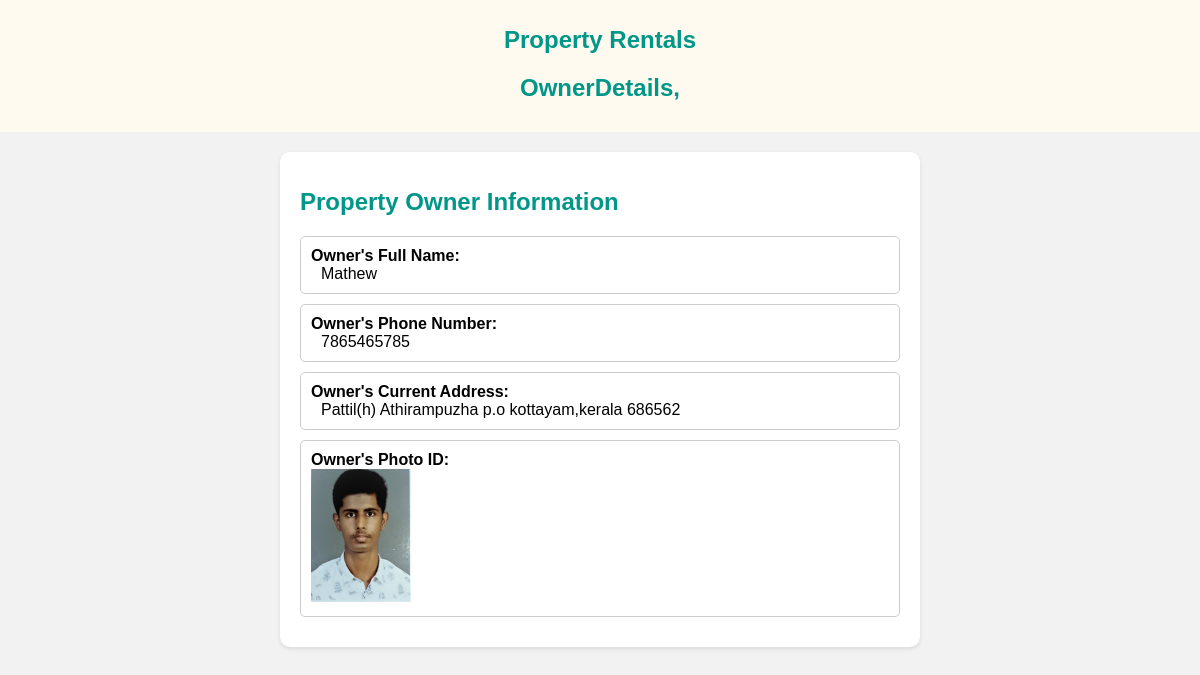
The page /ownerinfo/8/ on the database its author committed.
### rental/models.py (models this page shows, shortened)
class UserProfile(models.Model):
    user = models.OneToOneField(get_user_model(), on_delete=models.CASCADE)
    full_name = models.CharField(max_length=255, null=True, blank=True)
    date_of_birth = models.DateField(null=True, blank=True)
    gender = models.CharField(max_length=10, null=True, blank=True)
    phone_number = models.CharField(max_length=15, null=True, blank=True)
    current_address = models.CharField(max_length=255, null=True, blank=True)
    photo_id = models.FileField(upload_to='photo_ids/', null=True, blank=True)

### rental/views.py (the view)
# urls.py: path('ownerinfo/<int:property_id>/', views.ownerinfo, name='ownerinfo'),
def ownerinfo(request, property_id):
    property = get_object_or_404(Property, pk=property_id)
    owner_profile = UserProfile.objects.get(user=property.property_owner)
    context = {
        "property": property,
        "owner_profile": owner_profile,
    }
    return render(request, "ownerinfo.html", context)

### templates/ownerinfo.html (shortened to what this page needs)
{% load static %}
<!DOCTYPE html>
<html lang="en">
<head>
</head>
<body>
    <header>
        <h1>Property Rentals</h1>
        <h2>OwnerDetails, {{ request.session.username }}</h2>
    </header>
    <div class="container">
        <h1>Property Owner Information</h1>
        <div class="user-details">
            <div class="label">Owner's Full Name:</div>
            <div class="value">{{ owner_profile.full_name }}</div>
        </div>
        <div class="user-details">
            <div class="label">Owner's Phone Number:</div>
            <div class="value">{{ owner_profile.phone_number }}</div>
        </div>
        <div class="user-details">
            <div class="label">Owner's Current Address:</div>
            <div class="value">{{ owner_profile.current_address }}</div>
        </div>
        <div class="user-details">
            <div class="label">Owner's Photo ID:</div>
            {% if owner_profile.photo_id %}
                <img src="{{ owner_profile.photo_id.url }}" alt="Owner's Photo ID" class="photo">
            {% else %}
                No Photo ID uploaded.
            {% endif %}
        </div>
    </div>
</body>
</html>

### templates/ownerinfo.html (style rules this page uses)
body { font-family: Arial, sans-serif; background-color: #f2f2f2; margin: 0; padding: 0; }
header { background-color: floralwhite; color: #fff; padding: 10px; text-align: center; }
.container { max-width: 800px; margin: 20px auto; background-color: #fff; padding: 20px; border-radius: 10px; box-shadow: 0 2px 4px rgba(0, 0, 0, 0.1); }
h1, h2 { color: #009688; margin-bottom: 20px; }
.container { max-width: 600px; margin: 20px auto; background-color: #fff; padding: 20px; border-radius: 10px; box-shadow: 0 2px 4px rgba(0, 0, 0, 0.1); }
h1 { font-size: 24px; color: #009688; margin-bottom: 20px; }
.user-details { padding: 10px; border: 1px solid #ccc; border-radius: 5px; margin-bottom: 10px; }
.label { font-weight: bold; }
.value { margin-left: 10px; }
.photo { max-width: 100px; }
img { max-width: 100%; height: auto; }

### rows shown on the page
UserProfile: full_name "Mathew", phone_number "7865465785", current_address "Pattil(h) Athirampuzha p.o kottayam,kerala 686562", photo_id (picture)
